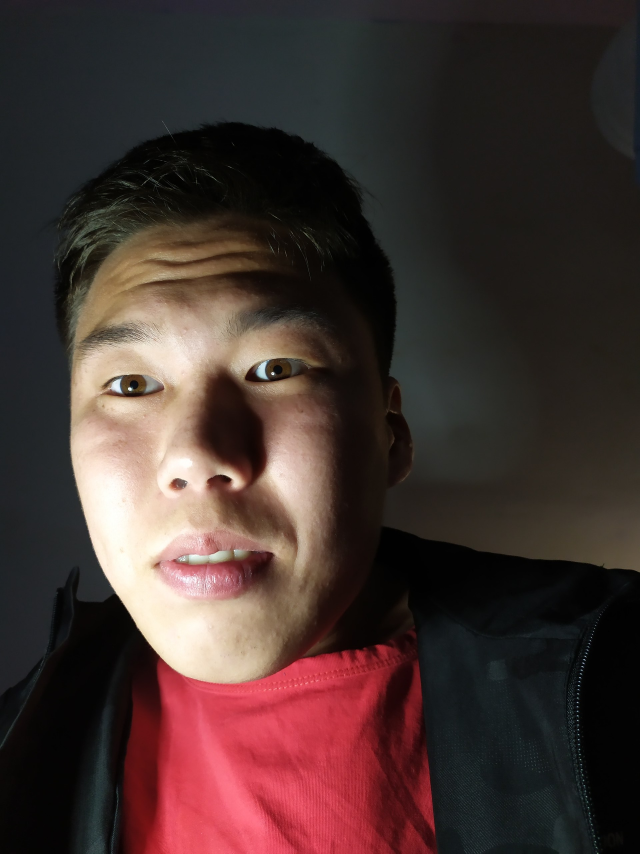
#> input picture ipcampythonackup1104/ceXuMH-NoSM.jpg, 1920 x 2560 px (shown at 1/3 size)
$ python lolez.py
#> lines starting #> are read from the running program, lines starting #| are printed output that depends on the picture
import numpy as np
import cv2
from matplotlib import pyplot as plt
# ceXuMH-NoSM.jpg
# xibDg06kgRY.jpg
imgR = cv2.imread('ceXuMH-NoSM.jpg',0)
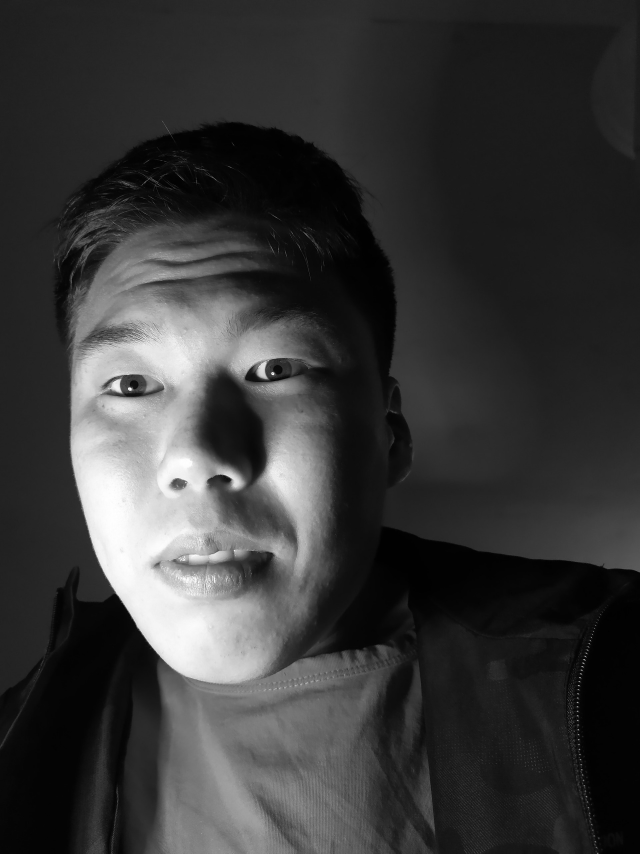
#> imgR: shape (2560, 1920) (shown at 1/3 size); min 0, max 255, mean 55.7
imgL = cv2.imread('xibDg06kgRY.jpg',0)
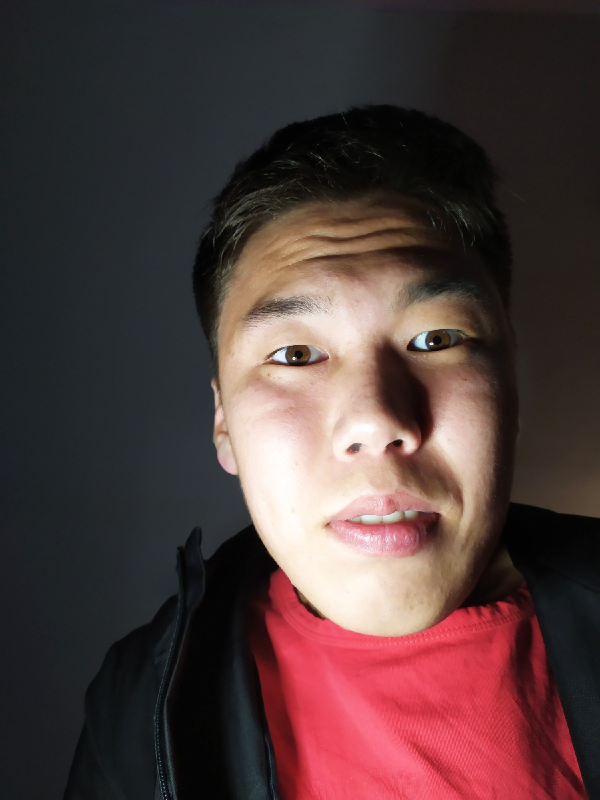
#> input picture ipcampythonackup1104/xibDg06kgRY.jpg, 1200 x 1600 px (shown at 1/2 size)
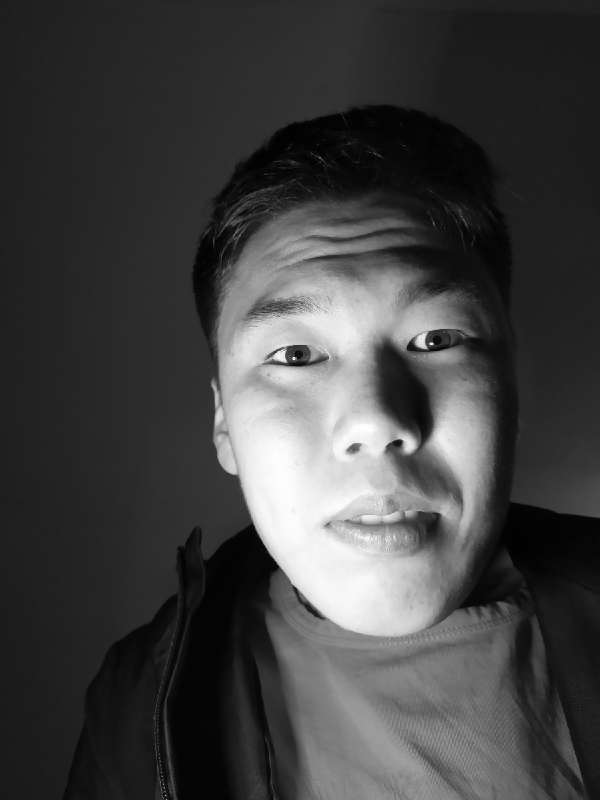
#> imgL: shape (1600, 1200) (shown at 1/2 size); min 0, max 255, mean 65.1
# imgL = cv2.imread('21.jpg',0)
# imgR = cv2.imread('22.jpg',0)
imgR = cv2.resize(imgR,(600,800))
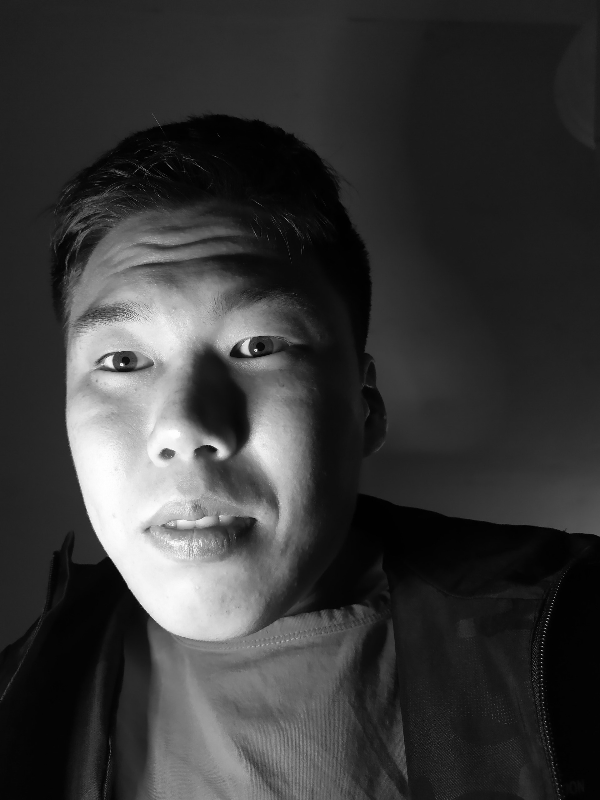
#> imgR: shape (800, 600); min 0, max 255, mean 55.6
imgL = cv2.resize(imgL,(600,800))
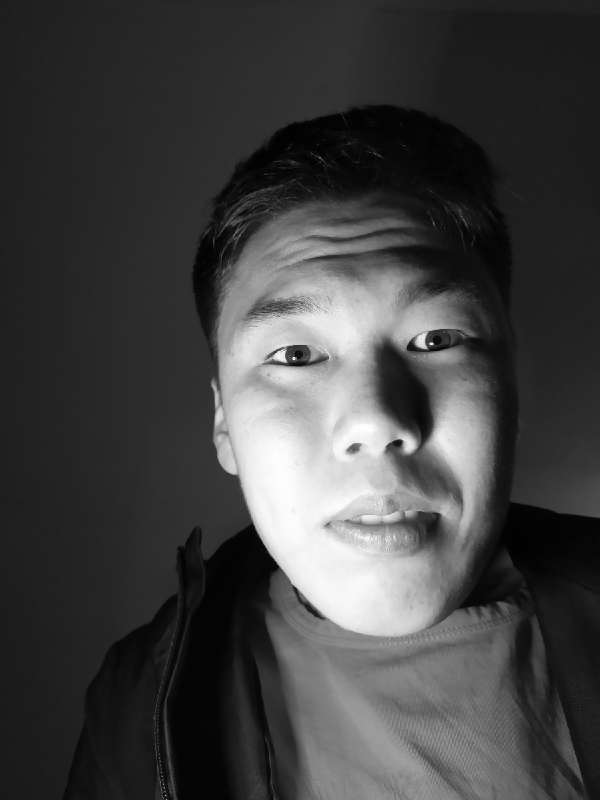
#> imgL: shape (800, 600); min 1, max 255, mean 65.2
stereo = cv2.StereoBM_create(numDisparities=208, blockSize=5)
disparity = stereo.compute(imgL,imgR)
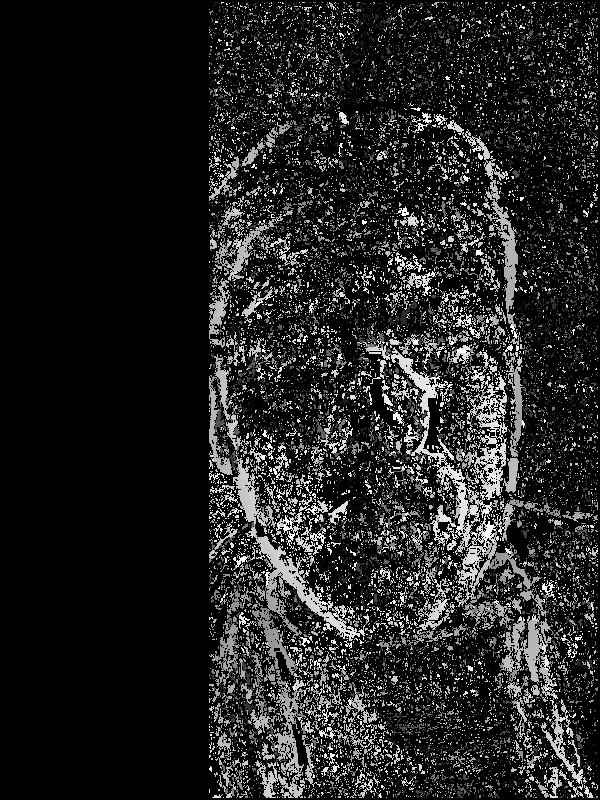
#> disparity: shape (800, 600) int16; min -16, max 3312, mean 421.9; drawn with min black and max white
cv2.namedWindow( "settings" ) # создаем окно настроек

if __name__ == '__main__':
	def nothing(*arg):
		pass

cv2.createTrackbar('h1', 'settings', 0, 255, nothing)
cv2.createTrackbar('s1', 'settings', 0, 20, nothing)
# [14 lines of commented-out code are left out]
plt.imshow(disparity,'gray')
plt.show()
